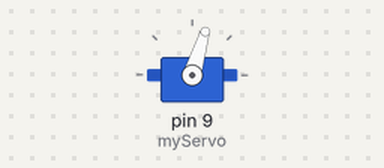
Recording of a sketch running on a simulated Arduino Uno, built with avr-gcc and run on an emulated ATmega328P. Parts: servo.

Above: at 0.1 s.
At 0.5 s:
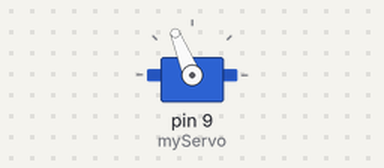
At 0.9 s:
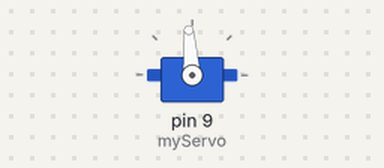
Timing chart, 0 to 2.4 s (numbered marks = the images above):
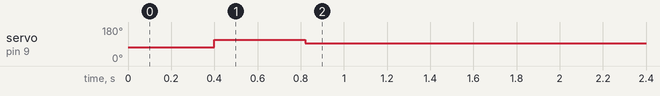

The sketch:

DumpServo.ino
```cpp
//PIROS - 5V
//FEKETE - GND
//FEHÉR - bármelyik PWM digitális port

#include <Servo.h>
Servo myServo;

void setup() {
    myServo.attach(9);
    myServo.writeMicroseconds(1300);
    delay(400);
    myServo.writeMicroseconds(1700);
    delay(421);
    myServo.writeMicroseconds(1515);
    delay(500);
}
void loop() {


}
```
